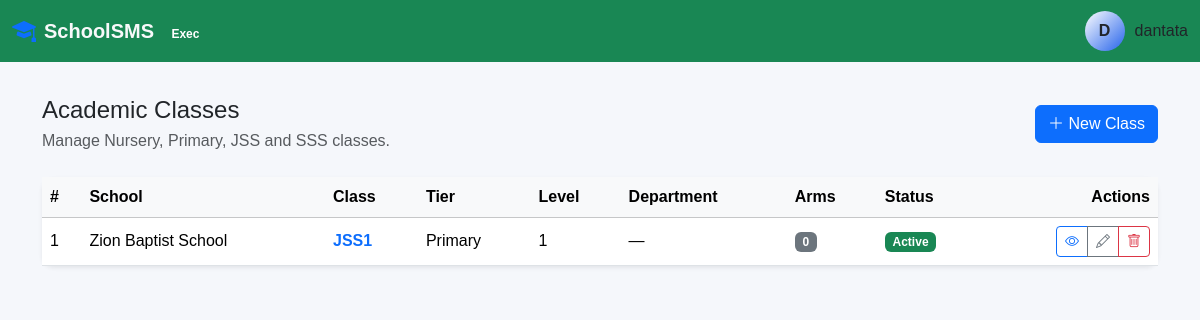
The app's page /academics/classes/ (signed in), older data.
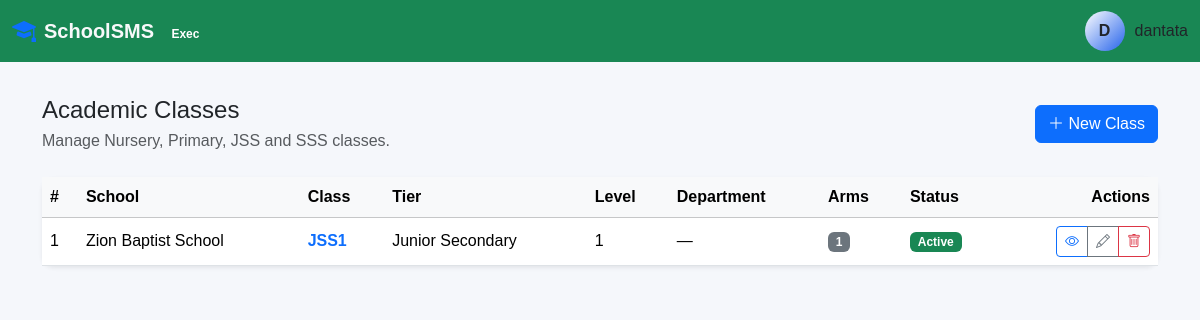
The same page, newer data.
### academics/models.py (models this page shows, shortened)
class AcademicClass(models.Model):
    school = models.ForeignKey(
        "schools.School",
        on_delete=models.CASCADE,
        related_name="academic_classes",
    )
    name = models.CharField(
        max_length=50,
    )
    tier = models.CharField(
        max_length=20,
        choices=SchoolTier.choices,
    )
    level = models.PositiveSmallIntegerField(
        help_text=(
            "Nursery 1-3, Basic 1-6, "
            "JSS 1-3 or SSS 1-3."
        ),
    )
    department = models.CharField(
        max_length=20,
        choices=Department.choices,
        blank=True,
        null=True,
    )
    is_active = models.BooleanField(
        default=True,
    )
    class Meta:
        ordering = [
            "tier",
            "level",
            "name",
        ]

### schools/models.py (models this page shows, shortened)
class School(models.Model):
    name = models.CharField(
        max_length=255,
    )
    short_name = models.CharField(
        max_length=50,
        blank=True,
    )
    address = models.TextField()
    phone = models.CharField(
        max_length=30,
        blank=True,
    )
    email = models.EmailField(
        blank=True,
    )
    website = models.URLField(
        blank=True,
    )
    logo = models.ImageField(
        upload_to="schools/logos/",
        blank=True,
        null=True,
        validators=[
            FileExtensionValidator(
                allowed_extensions=[
                    "jpg",
                    "jpeg",
                    "png",
                    "webp",
                ]
            )
        ],
    )
    motto = models.CharField(
        max_length=255,
        blank=True,
    )
    principal_name = models.CharField(
        max_length=150,
        blank=True,
    )
    principal_signature = models.ImageField(
        upload_to="schools/signatures/",
        blank=True,
        null=True,
        validators=[
            FileExtensionValidator(
                allowed_extensions=[
                    "jpg",
                    "jpeg",
                    "png",
                    "webp",
                ]
            )
        ],
    )
    principal_stamp = models.ImageField(
        upload_to="schools/stamps/",
        blank=True,
        null=True,
        validators=[
            FileExtensionValidator(
                allowed_extensions=[
                    "jpg",
                    "jpeg",
                    "png",
                    "webp",
                ]
            )
        ],
    )
    is_active = models.BooleanField(
        default=True,
    )
    created_at = models.DateTimeField(
        auto_now_add=True,
    )
    updated_at = models.DateTimeField(
        auto_now=True,
    )
    class Meta:
        ordering = ["name"]

### academics/views.py (the view)
@login_required
def class_list(request):
    classes = (
        AcademicClass.objects
        .select_related("school")
        .prefetch_related("arms")
        .all()
    )
    return render(
        request,
        "academics/class_list.html",
        {
            "classes": classes,
        },
    )

### templates/academics/class_list.html (shortened to what the changed rows need)
{% extends "base.html" %}
{% block content %}
<div class="container pt-5">
    <div class="card border-0 shadow-sm">
        <div class="card-body p-0">
            <div class="table-responsive">
                <table class="table table-hover align-middle mb-0">
                    <thead class="table-light">
                        <tr>
                            <th>#</th>
                            <th>School</th>
                            <th>Class</th>
                            <th>Tier</th>
                            <th>Level</th>
                            <th>Department</th>
                            <th>Arms</th>
                            <th>Status</th>
                            <th class="text-end">
                                Actions
                            </th>
                        </tr>
                    </thead>
                    <tbody>
                        {% for academic_class in classes %}
                            <tr>
                                <td>
                                    {{ forloop.counter }}
                                </td>
                                <td>
                                    {{ academic_class.school.name }}
                                </td>
                                <td>
                                    <a
                                        href="{% url 'academics:class_detail' academic_class.pk %}"
                                        class="fw-semibold text-decoration-none"
                                    >
                                        {{ academic_class.name }}
                                    </a>
                                </td>
                                <td>
                                    {{ academic_class.get_tier_display }}
                                </td>
                                <td>
                                    {{ academic_class.level }}
                                </td>
                                <td>
                                    {% if academic_class.department %}
                                        {{ academic_class.get_department_display }}
                                    {% else %}
                                        —
                                    {% endif %}
                                </td>
                                <td>
                                    <span class="badge text-bg-secondary">
                                        {{ academic_class.arms.count }}
                                    </span>
                                </td>
                                <td>
                                    {% if academic_class.is_active %}
                                        <span class="badge text-bg-success">
                                            Active
                                        </span>
                                    {% else %}
                                        <span class="badge text-bg-secondary">
                                            Inactive
                                        </span>
                                    {% endif %}
                                </td>
                                <td class="text-end">
                                    <div class="btn-group">
                                        <a
                                            href="{% url 'academics:class_detail' academic_class.pk %}"
                                            class="btn btn-sm btn-outline-primary"
                                        >
                                            <i class="bi bi-eye"></i>
                                        </a>
                                        <a
                                            href="{% url 'academics:class_update' academic_class.pk %}"
                                            class="btn btn-sm btn-outline-secondary"
                                        >
                                            <i class="bi bi-pencil"></i>
                                        </a>
                                        <a
                                            href="{% url 'academics:class_delete' academic_class.pk %}"
                                            class="btn btn-sm btn-outline-danger"
                                        >
                                            <i class="bi bi-trash"></i>
                                        </a>
                                    </div>
                                </td>
                            </tr>
                        {% endfor %}
                    </tbody>
                </table>
            </div>
        </div>
    </div>
</div>
{% endblock %}

Row changes from the older to the newer data that the page shows:
changed AcademicClass "JSS1": tier "Primary" → "Junior Secondary"; arms.count "0" → "1"
